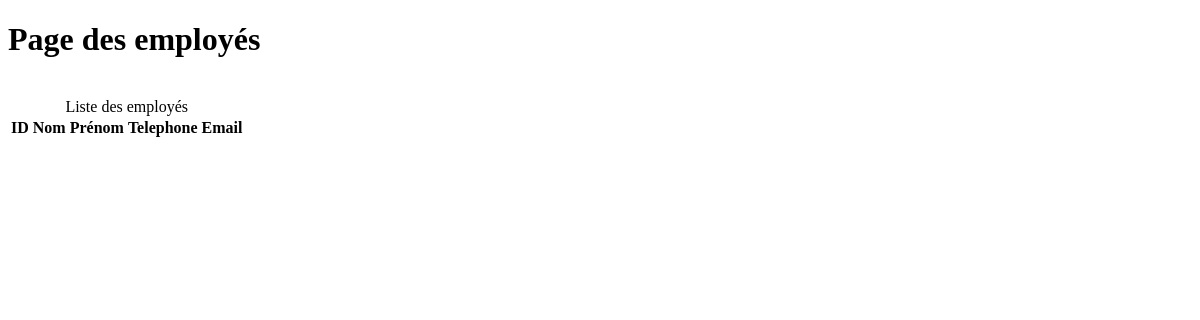
The app's page /employes/, older data.
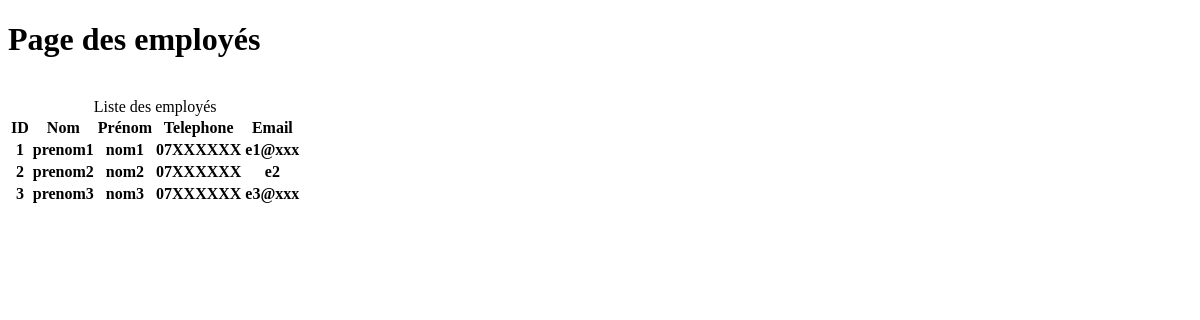
The same page, newer data.
### employes/models.py (models this page shows, shortened)
class Employe(models.Model):
    prenomEmploye = models.CharField(max_length=200, null=True)
    nomEmploye = models.CharField(max_length=200, null=True)
    emailEmploye = models.CharField(max_length=200, null=True)
    telEmploye = models.CharField(max_length=200, null=True)

### employes/views.py (the view)
# urls.py: path('', views.homeEmploye),
def homeEmploye(request):
   employe = Employe.objects.all()
   context = {'employes':employe}
   return render(request,'employes/employes.html',context)

### templates/employes/employes.html (shortened to what this page needs)
<!DOCTYPE html>
<html lang="en">
<head>
</head>
<body>
<h1>Page des employés</h1>
<br>
<table>
    <caption>Liste des employés</caption>
    <tr>
        <th>ID</th>
        <th>Nom</th>
        <th>Prénom</th>
        <th>Telephone</th>
        <th>Email</th>
    </tr>
     {% for employe in employes %}
    <tr>
        <th>{{ employe.id }}</th>
        <th>{{ employe.prenomEmploye }}</th>
        <th>{{ employe.nomEmploye }}</th>
        <th>{{ employe.telEmploye }}</th>
        <th>{{ employe.emailEmploye }}</th>
    </tr>
    {% endfor %}
</table>
</body>
</html>

Row changes from the older to the newer data that the page shows:
added Employe: id "1", prenomEmploye "prenom1", nomEmploye "nom1", telEmploye "07XXXXXX", emailEmploye "e1@xxx"
added Employe: id "2", prenomEmploye "prenom2", nomEmploye "nom2", telEmploye "07XXXXXX", emailEmploye "e2"
added Employe: id "3", prenomEmploye "prenom3", nomEmploye "nom3", telEmploye "07XXXXXX", emailEmploye "e3@xxx"
